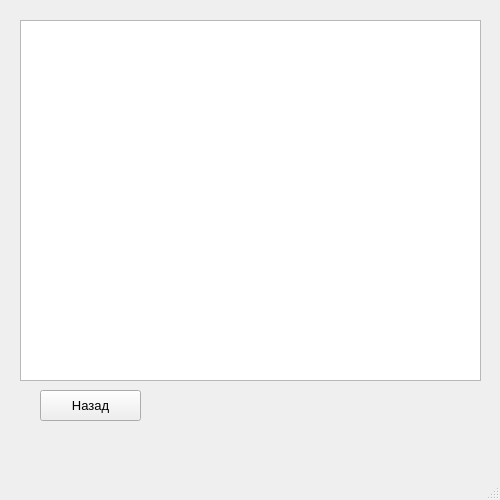
<?xml version="1.0" encoding="UTF-8"?>
<ui version="4.0">
 <class>MainWindow</class>
 <widget class="QMainWindow" name="MainWindow">
  <property name="geometry">
   <rect>
    <x>0</x>
    <y>0</y>
    <width>500</width>
    <height>500</height>
   </rect>
  </property>
  <property name="windowTitle">
   <string>Проверка целосности </string>
  </property>
  <widget class="QWidget" name="centralwidget">
   <widget class="QPushButton" name="backBtn">
    <property name="geometry">
     <rect>
      <x>40</x>
      <y>390</y>
      <width>101</width>
      <height>31</height>
     </rect>
    </property>
    <property name="font">
     <font>
      <pointsize>10</pointsize>
     </font>
    </property>
    <property name="text">
     <string>Назад</string>
    </property>
   </widget>
   <widget class="QTextBrowser" name="textBrowser">
    <property name="geometry">
     <rect>
      <x>-700</x>
      <y>750</y>
      <width>256</width>
      <height>192</height>
     </rect>
    </property>
   </widget>
   <widget class="QTextBrowser" name="textBrowser_2">
    <property name="geometry">
     <rect>
      <x>20</x>
      <y>20</y>
      <width>461</width>
      <height>361</height>
     </rect>
    </property>
   </widget>
  </widget>
  <widget class="QMenuBar" name="menubar">
   <property name="geometry">
    <rect>
     <x>0</x>
     <y>0</y>
     <width>500</width>
     <height>26</height>
    </rect>
   </property>
  </widget>
  <widget class="QStatusBar" name="statusbar"/>
 </widget>
 <resources/>
 <connections/>
</ui>
